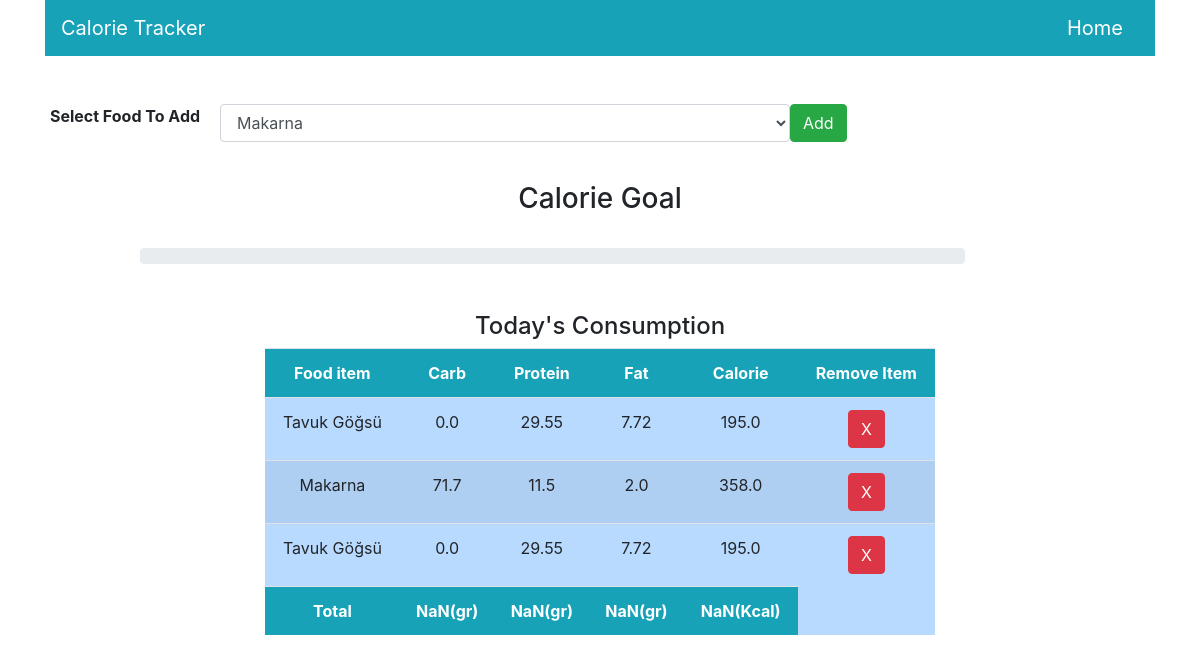
The page / on the database its author committed.
### calorie_app/models.py (models this page shows, shortened)
class Consume(models.Model):
    food_consumed = models.ForeignKey(Food, on_delete=models.CASCADE)

class Food(models.Model):
    name = models.CharField(max_length=100)
    calorie = models.FloatField(default=0)
    carb = models.FloatField(default=0)
    protein = models.FloatField(default=0)
    fat = models.FloatField(default=0)
    pictureUrl = models.CharField(max_length=255)

### calorie_app/views.py (the view)
# urls.py: path('', views.index, name='index'),
def index(request):
    if request.method == "POST":
        food_consumed = request.POST['food_consumed']
        consume = Food.objects.get(name=food_consumed)
        consume = Consume(food_consumed=consume)
        consume.save()
        foods = Food.objects.all()
    else:
        foods = Food.objects.all()
    consumed_food = Consume.objects.filter()
    return render(request, 'calorie_app/index.html', {'foods': foods, 'consumed_food': consumed_food})

### calorie_app/templates/calorie_app/index.html (shortened to what this page needs)
<!DOCTYPE html>
<html lang="en">
<head>
    <link rel="stylesheet" href="https://maxcdn.bootstrapcdn.com/bootstrap/4.0.0/css/bootstrap.min.css"
>
</head>
<body>
    <div class="container">
        <div class="row">
            <div class="col-md-12">
                <nav class="navbar navbar-dark bg-info">
                    <span class="navbar-brand">Calorie Tracker</span>
                    <a href="{% url 'index' %}" class="navbar-brand">Home</a>
                </nav>
            </div>
        </div>
        <br><br>
        <div style="text-align:center" class="row">
            <div class="col-md-12">
                <form method="POST">
                    <div class="form-group row">
                        <label class="col-md-2">
                            <b>Select Food To Add </b>
                        </label>
                        <select class="col-md-6 form-control" name="food_consumed" id="food_consumed">
                            {% for food in foods %}
                            <option value="{{food.name}}">{{food.name}}</option>
                            {% endfor %}
                        </select>
                        <button class="btn btn-success" type="submit">Add</button>
                    </div>
                </form>
            </div>
        </div>
        <br>
        <h3 style="text-align:center">Calorie Goal</h3>
        <br>
        <div class="row">
            <div class="col-md-9 offset-1">
                <div class="progress">
                </div>
            </div>
        </div>
    </div>
        <br><br>
<div class="col-md-7" style="margin-left: auto;margin-right: auto">
                <div>
                    <h4 style="text-align:center"> Today's Consumption</h4>
                </div>
                <table id="table" class="table table-striped table-primary">
                    <tr class="bg-info text-white">
                        <th style="text-align:center">Food item</th>
                        <th style="text-align:center">Carb</th>
                        <th style="text-align:center">Protein</th>
                        <th style="text-align:center">Fat</th>
                        <th style="text-align:center">Calorie</th>
                        <th style="text-align:center">Remove Item</th>
                    </tr>
                    {% for c in consumed_food %}
                    <tr>
                        <td style="text-align:center">{{c.food_consumed.name}}</td>
                        <td style="text-align:center">{{c.food_consumed.carb}}</td>
                        <td style="text-align:center">{{c.food_consumed.protein}}</td>
                        <td style="text-align:center">{{c.food_consumed.fat}}</td>
                        <td style="text-align:center">{{c.food_consumed.calorie}}</td>
                        <td style="text-align:center"><a class="btn btn-danger" href="{% url 'delete' c.pk %}">X</a>
                        </td>
                    </tr>
                    {% endfor %}
                    <tr class="bg-info text-white">
                        <td style="text-align:center" id="name"><b>Total</b></td>
                        <td style="text-align:center" id="totalCarb"><b></b></td>
                        <td style="text-align:center" id="totalProtien"><b></b></td>
                        <td style="text-align:center" id="totalFat"><b></b></td>
                        <td style="text-align:center" id="totalCalorie"><b></b></td>
                    </tr>
                </table>
            </div>
</body>
</html>

### rows shown on the page
Consume: food_consumed.name "Tavuk Göğsü", food_consumed.carb "0.0", food_consumed.protein "29.55", food_consumed.fat "7.72", food_consumed.calorie "195.0"
Consume: food_consumed.name "Makarna", food_consumed.carb "71.7", food_consumed.protein "11.5", food_consumed.fat "2.0", food_consumed.calorie "358.0"
Consume: food_consumed.name "Tavuk Göğsü", food_consumed.carb "0.0", food_consumed.protein "29.55", food_consumed.fat "7.72", food_consumed.calorie "195.0"

### other values the page prints
form field food_consumed "Makarna"
